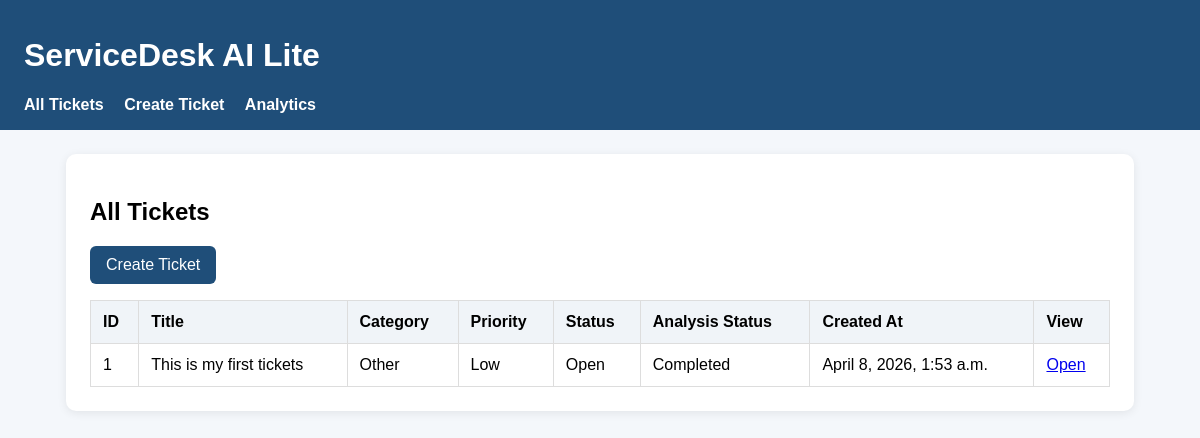
The page /tickets/ on the database as committed earlier.
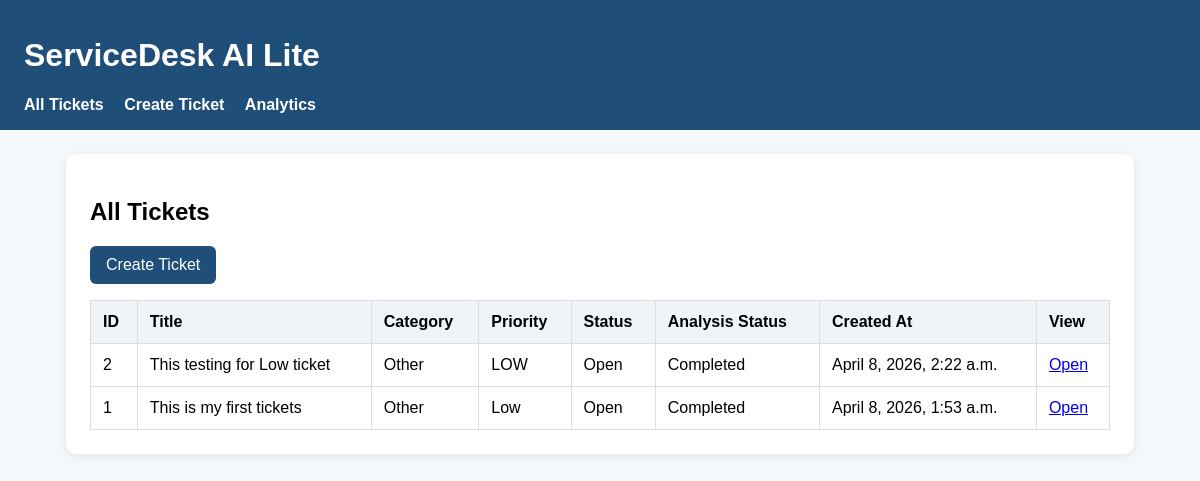
The same page on the database as committed later.
### tickets/models.py (models this page shows, shortened)
class Ticket(models.Model):
    CATEGORY_CHOICES = [
        ("Network", "Network"),
        ("Software", "Software"),
        ("Hardware", "Hardware"),
        ("Access", "Access"),
        ("Email", "Email"),
        ("Security", "Security"),
        ("Other", "Other"),
    ]
    PRIORITY_CHOICES = [
        ("Low", "Low"),
        ("Medium", "Medium"),
        ("High", "High"),
        ("Critical", "Critical"),
    ]
    STATUS_CHOICES = [
        ("Open", "Open"),
        ("In Progress", "In Progress"),
        ("Resolved", "Resolved"),
        ("Closed", "Closed"),
    ]
    ANALYSIS_STATUS_CHOICES = [
        ("Pending", "Pending"),
        ("Completed", "Completed"),
        ("Failed", "Failed"),
    ]
    title = models.CharField(max_length=200)
    description = models.TextField()
    category = models.CharField(
        max_length=50,
        choices=CATEGORY_CHOICES,
        default="Other"
    )
    priority = models.CharField(
        max_length=20,
        choices=PRIORITY_CHOICES,
        default="Medium"
    )
    status = models.CharField(
        max_length=20,
        choices=STATUS_CHOICES,
        default="Open"
    )
    analysis_status = models.CharField(
        max_length=20,
        choices=ANALYSIS_STATUS_CHOICES,
        default="Pending"
    )
    ai_summary = models.TextField(blank=True)
    ai_resolution = models.TextField(blank=True)
    created_at = models.DateTimeField(auto_now_add=True)
    updated_at = models.DateTimeField(auto_now=True)

### tickets/views.py (the view)
# urls.py: path("", lambda request: redirect("ticket_list")),
def ticket_list(request):
    tickets = Ticket.objects.all().order_by("-created_at")
    return render(request, "tickets/ticket_list.html", {"tickets": tickets})

### tickets/templates/tickets/ticket_list.html
{% extends "tickets/base.html" %}
{% block content %}
<h2>All Tickets</h2>
<a href="{% url 'ticket_create' %}" class="btn">Create Ticket</a>
<table>
    <thead>
        <tr>
            <th>ID</th>
            <th>Title</th>
            <th>Category</th>
            <th>Priority</th>
            <th>Status</th>
            <th>Analysis Status</th>
            <th>Created At</th>
            <th>View</th>
        </tr>
    </thead>
    <tbody>
        {% for ticket in tickets %}
        <tr>
            <td>{{ ticket.id }}</td>
            <td>{{ ticket.title }}</td>
            <td>{{ ticket.category }}</td>
            <td>{{ ticket.priority }}</td>
            <td>{{ ticket.status }}</td>
            <td>{{ ticket.analysis_status }}</td>
            <td>{{ ticket.created_at }}</td>
            <td><a href="{% url 'ticket_detail' ticket.id %}">Open</a></td>
        </tr>
        {% empty %}
        <tr>
            <td colspan="8">No tickets found.</td>
        </tr>
        {% endfor %}
    </tbody>
</table>
{% endblock %}

Rows that differ between the two databases and show on the page:
added Ticket: id "2", title "This testing for Low ticket", category "Other", priority "LOW", status "Open", analysis_status "Completed", created_at "April 8, 2026, 2:22 a.m."
